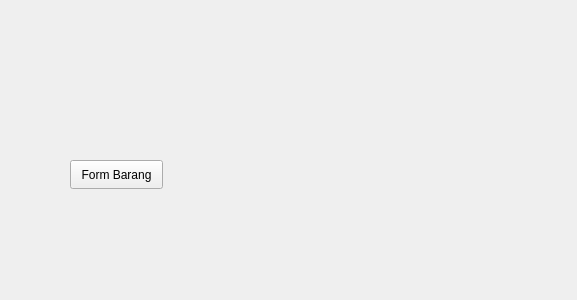
<?xml version="1.0" encoding="UTF-8"?>
<ui version="4.0">
 <class>guiEkpedisi</class>
 <widget class="QWidget" name="guiEkpedisi">
  <property name="geometry">
   <rect>
    <x>0</x>
    <y>0</y>
    <width>577</width>
    <height>300</height>
   </rect>
  </property>
  <property name="windowTitle">
   <string>Form</string>
  </property>
  <widget class="QPushButton" name="pushButton">
   <property name="geometry">
    <rect>
     <x>70</x>
     <y>160</y>
     <width>93</width>
     <height>29</height>
    </rect>
   </property>
   <property name="text">
    <string>Form Barang</string>
   </property>
  </widget>
 </widget>
 <resources/>
 <connections/>
</ui>
